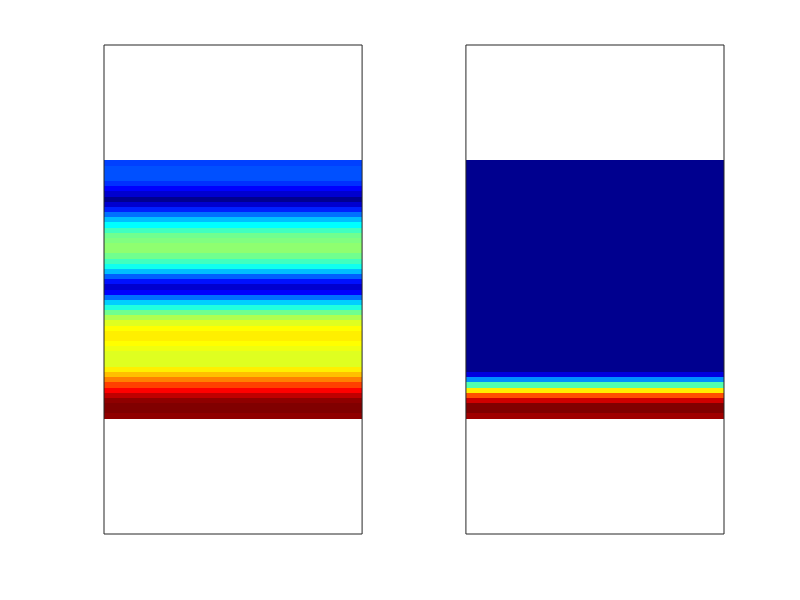

Reproduce this figure in MATLAB.
clear;

phz=NaN(12,6); %VCO phases are defined by a 12x6 matrix representing the output from a matrix of theta CPGs in Fig. 7C
rotation_angle = 0; %orientation of the tuning function is zero by default
q=0.65; % spike threshold is 0.65 by default

%%  Note that above, the phz matrix is assigned to all NaNs, meaning that the target neuron
%%  receives no input from any ring oscillator. Assigning a value of N=1-12 to an entry of the 
%%  phz matrix causes the target neuron to receive input from the theta cell at the Nth position
%%  in the ring oscillator at the corresponding matrix position. For example, phz(8,4)=10 causes 
%%  the target neuron to receive input from the 10th theta cell in the ring at row 8, column 4.
%%  Note that this scheme only permits the target neuron to receive input from one theta cell 
%%  per ring, and that by default, the weights of all inputs are uniformly equal to one.

%%%1) border cell against bottom edge in square box
 phz(10,:)=[3 4 6 8 12 10];

%%%2) large spacing entorhinal grid cell in square box 
%phz(:,4)=[10 NaN NaN NaN 10 NaN NaN NaN 4 NaN NaN NaN];

%%%3) small spacing entorhinal grid cell in square box 
%phz(:,5)=[NaN 4 NaN NaN NaN 10 NaN NaN NaN 4 NaN NaN];

%%%4) single-field CA3 place cell in square box
% rotation_angle = 8*pi/6; %orientation of the tuning function is zero by default
% phz(:,3)=   [12    12     1     1     1     1     1     1    12    11    11    11];
% phz(:,4)=   [11    12     1     1     1     1     1     1    11    11    11    11];
% phz(:,5)=   [11    12     1     2     3     2     1     1    11    10     9    10];

%%%5) curved edge border cell in cylinder 
%   phz(12,:)=[2 2 3 5 8 2];
%   phz(1,:)=[2 2 3 5 8 2];
%   phz(2,:)=[2 2 3 5 8 2];
%   phz(3,:)=[2 2 3 5 8 2];
%   phz(4,:)=[2 2 3 5 8 2];
%   phz(5,:)=[2 2 3 5 8 2];
%   q=.75

%%%6) lumpy border cell against right edge in square box
% phz(1,:)=[2 3 4 6 9 4];
% phz(3,3:4)=[7 1]

%%%7) multi-field dentate place cell in square box 
%    phz(:,3)=   [ 9     1     2     2     8     5     3     8     9     9     5     3];
%    phz(:,4)=   [ 4     1     4     1     6     1     2     5     6    10    10    12];
%    phz(:,5)=   [ 1     3     3    11     8     1     1     6     7     3     7     5];

 
cells_per_ring = 12; %number of theta cells assumed to reside in each ring oscillator CPG
cell_phases=(0:(cells_per_ring-1))*2*pi/cells_per_ring; %phases for each cell in a VCO ring
phz=(phz./12)*2*pi; %convert phase matrix from cell numbers to VCO phases

figure(3);
clf
nrows=6; %number of rows in the CPG matrix
ncols=12; %number of columns in the CPG matrix
        Nmesh=50;
        MAX=5;
        ss=linspace(-MAX,MAX,Nmesh);
        [xx,yy]=meshgrid(ss,ss);
        
minrho=0.14; %smallest preferred vector length in the VCO matrix

cosnum=1; Esum=[];

for col=1:ncols
    theta(col,1:nrows)=pi+rotation_angle+(((col-1))/12)*2*pi; %assign the orientations of preferred vectors by column
    for row=1:nrows
         rho(col,row)=minrho*(sqrt(3)^(row-1)); 
        if isnan(phz(col,row)); %assign which cell in this ring projects to the target
            weight(col,row)=0; %weighting coefficient is 1 for the projection cell, implicitly 0 for all others
        else
            weight(col,row)=1; %weighting coefficient is 1 for the projection cell, implicitly 0 for all others
            px=cos(-theta(col,row));
            py=sin(-theta(col,row));
            %analytic signal
            s(cosnum,:,:)=exp(i*(rho(col,row)*px*xx + rho(col,row)*py*yy+phz(col,row)));
         if isempty(Esum);
             Esum=squeeze(s(cosnum,:,:));
         else
             Esum=Esum+squeeze(s(cosnum,:,:));
         end        
            cosnum=cosnum+1;
        end
    end
end

  
        Esum=abs(Esum);
  
        subplot(1,2,1);
        imagesc(ss,ss,Esum)
        axis equal
        axis tight
        colormap jet;
        set(gca,'xtick',[],'ytick',[]);
%colorbar;

        subplot(1,2,2);
        Emax=max(Esum(:));
        EE=max(0, Esum-q*Emax);
        EEmax=max(EE(:));

        imagesc(ss,ss,EE/EEmax)
        axis equal
        axis tight
        colormap jet;
        set(gca,'xtick',[],'ytick',[]);
